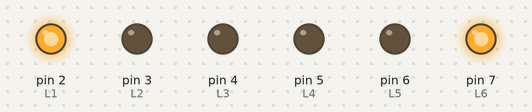
The sketch below on a simulated Arduino Uno, built with avr-gcc and run on an emulated ATmega328P. Parts: output pins drawn as LEDs (lit = HIGH).

Above: at 0.5 s.
At 1.5 s:
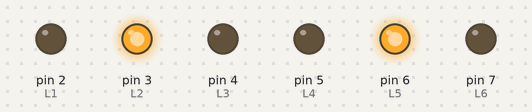
At 5.5 s:
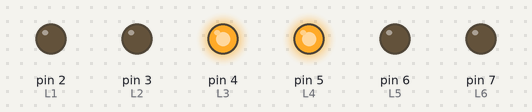
Timing chart, 0 to 6.9 s (numbered marks = the images above):
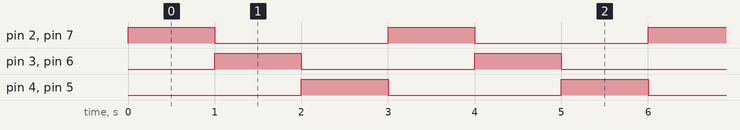

Measured:
- by itself, pin 2 (L1), pin 3 (L2), pin 4 (L3), pin 5 (L4), pin 6 (L5), pin 7 (L6): alternates HIGH for 1.0 s and LOW for 2.0 s
- by itself, everything shown: repeats every 3.0 s, in 4 steps

The sketch:

examLed6.ino
```cpp
int L1 = 2;
int L2 = 3;
int L3 = 4;
int L4 = 5;
int L5 = 6;
int L6 = 7;

void setup() {
  pinMode(L1, OUTPUT);
  pinMode(L2, OUTPUT);
  pinMode(L3, OUTPUT);
  pinMode(L4, OUTPUT);
  pinMode(L5, OUTPUT);
  pinMode(L6, OUTPUT);
}

void loop() {
  digitalWrite(L1,1);
  digitalWrite(L6,1);
  delay(1000);
  digitalWrite(L1,0);
  digitalWrite(L6,0);
  digitalWrite(L2,1);
  digitalWrite(L5,1);
  delay(1000);
  digitalWrite(L2,0);
  digitalWrite(L5,0);
  digitalWrite(L3,1);
  digitalWrite(L4,1);
  delay(1000);
  digitalWrite(L3,0);
  digitalWrite(L4,0);
}
```
